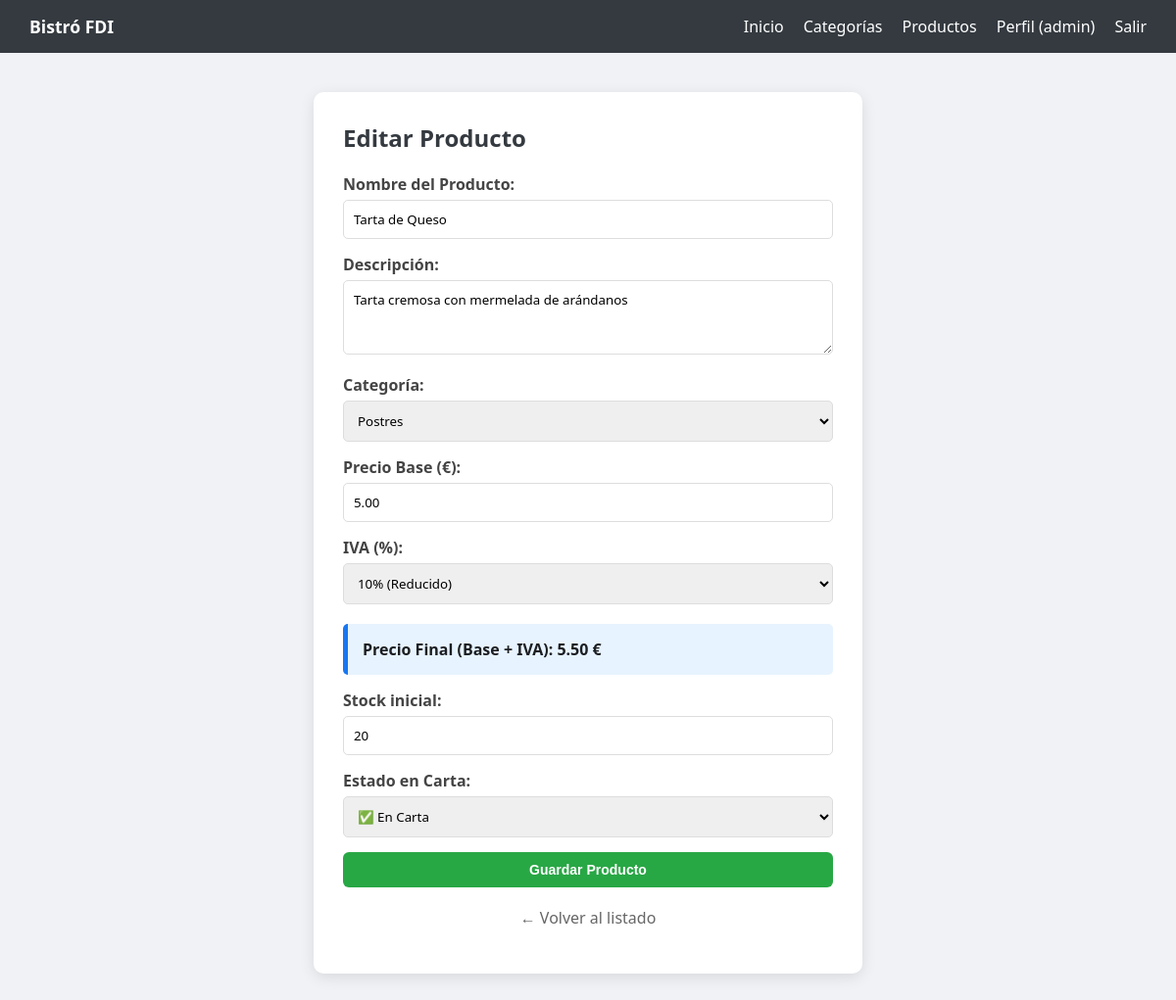
The page /editar.php?id=3 (signed in) on the database its author committed.
### tables this page shows
CREATE TABLE IF NOT EXISTS productos (
    id INT AUTO_INCREMENT PRIMARY KEY,
    id_categoria INT,
    nombre VARCHAR(100) NOT NULL,
    descripcion TEXT,
    precio_base DECIMAL(10,2) NOT NULL,  
    iva INT NOT NULL,  
    stock INT DEFAULT 0,
    ofertado TINYINT(1) DEFAULT 1,  
    imagen VARCHAR(255),
    FOREIGN KEY (id_categoria) REFERENCES categorias(id) ON DELETE SET NULL
);

CREATE TABLE IF NOT EXISTS categorias (
    id INT AUTO_INCREMENT PRIMARY KEY,
    nombre VARCHAR(100) NOT NULL,
    descripcion TEXT,
    imagen VARCHAR(255)  
);

### editar.php (the view, shortened to what this page needs)
<?php
require_once 'config.php';
$id = $_GET['id'] ?? null;
$producto = null;
if ($id) {
    $stmt = $db->prepare("SELECT * FROM productos WHERE id = ?");
    $stmt->bind_param("i", $id);
    $stmt->execute();
    $producto = $stmt->get_result()->fetch_assoc();
}
$res_cats = $db->query("SELECT id, nombre FROM categorias ORDER BY nombre ASC");
$categorias = $res_cats->fetch_all(MYSQLI_ASSOC);
?>
<!DOCTYPE html>
<html lang="es">
<head>
    <link rel="stylesheet" href="estilos.css">
</head>
<body onload="actualizarPrecio()">
<?php include 'nav.php'; ?>
<div class="form-container">
    <h2><?= $id ? 'Editar Producto' : 'Crear Nuevo Producto' ?></h2>
    <form method="POST">
        <label>Nombre del Producto:</label>
        <input type="text" name="nombre" value="<?= htmlspecialchars($producto['nombre'] ?? '') ?>" required>
        <label>Descripción:</label>
        <textarea name="descripcion" rows="3"><?= htmlspecialchars($producto['descripcion'] ?? '') ?></textarea>
        <label>Categoría:</label>
        <select name="id_categoria" required>
            <?php foreach($categorias as $cat): ?>
                <option value="<?= $cat['id'] ?>" <?= ($producto['id_categoria'] ?? '') == $cat['id'] ? 'selected' : '' ?>>
                    <?= htmlspecialchars($cat['nombre']) ?>
                </option>
            <?php endforeach; ?>
        </select>
        <label>Precio Base (€):</label>
        <input type="number" step="0.01" name="precio_base" id="base" oninput="actualizarPrecio()" value="<?= $producto['precio_base'] ?? '' ?>" required>
        <label>IVA (%):</label>
        <select name="iva" id="iva" onchange="actualizarPrecio()">
            <option value="10" <?= ($producto['iva'] ?? '10') == 10 ? 'selected' : '' ?>>10% (Reducido)</option>
        </select>
        <div class="precio-final-card">
            <strong>Precio Final (Base + IVA): <span id="total_display">0.00 €</span></strong>
        </div>
        <label>Stock inicial:</label>
        <input type="number" name="stock" value="<?= $producto['stock'] ?? 0 ?>">
        <label>Estado en Carta:</label>
        <select name="ofertado">
            <option value="1" <?= ($producto['ofertado'] ?? 1) == 1 ? 'selected' : '' ?>>✅ En Carta</option>
        </select>
        <button type="submit" class="btn btn-success">Guardar Producto</button>
        <p style="text-align:center; margin-top:20px;"><a href="gestion_productos.php" style="color:#666; text-decoration:none;">← Volver al listado</a></p>
    </form>
</div>
</body>
</html>

### estilos.css (style rules this page uses)
body { font-family: 'Segoe UI', Tahoma, Geneva, Verdana, sans-serif; margin: 0; background: #f0f2f5; color: #1c1e21; }
h1, h2 { color: #343a40; margin-top: 0; }
.btn { padding: 10px 20px; border-radius: 6px; text-decoration: none; display: inline-block; cursor: pointer; border: none; font-size: 14px; font-weight: bold; transition: 0.3s; }
.btn-success { background: #28a745; color: white; width: 100%; margin-top: 15px; }
.form-container { max-width: 500px; margin: 40px auto; background: white; padding: 30px; border-radius: 10px; box-shadow: 0 4px 15px rgba(0,0,0,0.1); }
label { display: block; margin-top: 15px; margin-bottom: 5px; font-weight: bold; color: #444; }
input, select, textarea { width: 100%; padding: 10px; border: 1px solid #ddd; border-radius: 5px; box-sizing: border-box; font-family: inherit; }
.precio-final-card { background: #e7f3ff; padding: 15px; border-radius: 5px; margin-top: 20px; border-left: 5px solid #1877f2; }

### rows shown on the page
productos: nombre "Tarta de Queso", descripcion "Tarta cremosa con mermelada de arándanos", id_categoria "Postres", precio_base "5.00", iva "10% (Reducido)", stock "20", ofertado "✅ En Carta"

### other values the page prints
$_SESSION['username'] "admin"
